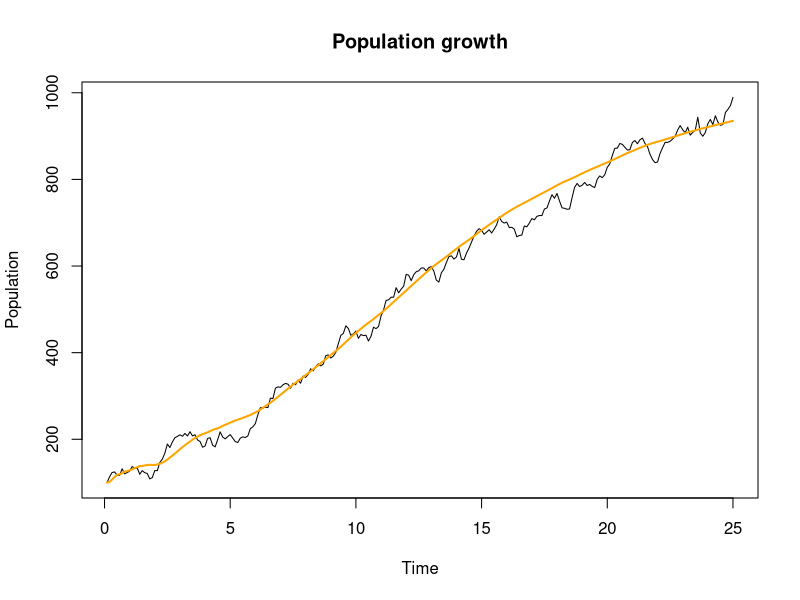

Write the R code that produced this figure.
# Idea and source code taken from 
#  http://www.magesblog.com/2015/01/extended-kalman-filter-example-in-r.html
#  Modified by Athinthra K S

logistF <- function(r, p, k, t, nu){
  k * p * exp(r*t) / (k + p * (exp(r*t) - 1))+nu
}

k <- 1000
p0 <- 100
r <- 0.2
deltaT <- 0.1
nObs = 250

# sample data:
set.seed(1234)
obsVariance <- 100
ProVariancePop <- 10
nuProPop <- rnorm(nObs, mean=0, sd=sqrt(ProVariancePop))

nuobs <- rnorm(nObs, mean=0, sd=sqrt(obsVariance)) 
pop <- p0
for (i in 2:nObs){
    pop[i] <- logistF(r,pop[i-1] , k, deltaT, nuProPop[i])+ nuobs[i]
}

Estimate <- data.frame(Rate=rep(NA, nObs),
                       Population=rep(NA,nObs))

library(numDeriv)  ## for jacobian()

f <- function(x, k, deltaT){
    c(r=x[1],logistF(r=x[1], p=x[2], k,deltaT,0 ))
}
H <- t(c(0, 1))

# Evolution error
Q <- diag(c(ProVariancePop, 0))
# Observation error
R <-  obsVariance
# Initialization
x <- c(r, p0)
P <-  diag(c(144, 25))

## Extended Kalman filter code:
for(i in 1:nObs){
  # Observation
  xobs <- c(0, pop[i])
  y <- H %*% xobs
  # Update 
  PTermInv <- solve(H %*% P %*% t(H) + R)
  xf <- x + P %*% t(H) %*%  PTermInv %*% (y - H %*% x)
  P <- P -  P %*% t(H) %*% PTermInv %*% H %*% P
  
  Ft <- jacobian(f, x=x, k=k, deltaT=deltaT)   
  K <- Ft %*% P %*% t(H) %*% solve(H %*% P %*% t(H) + R)
  Estimate[i,] <- x
  
  # Predict
  x <- f(x=xf, k=k, deltaT=deltaT) + K %*% (y - H %*% xf)
  Sigma <- Ft %*% P %*% t(Ft) - K %*% H %*% P %*% t(Ft) +Q
}

# Plot output

time <- (1:nObs)*deltaT
plot(y=pop, x=time, type='l', main="Population growth", 
     xlab="Time", ylab="Population")
lines(time,Estimate$Population, col="orange", lwd=2)
